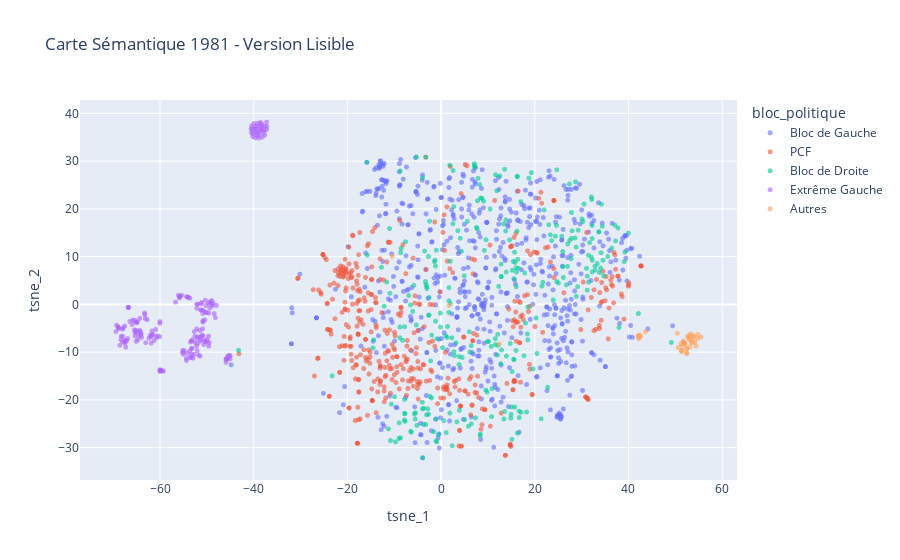

This figure's notebook cell:
### Code cell
import plotly.express as px

fig = px.scatter(
    df_final, x='tsne_1', y='tsne_2', 
    color='bloc_politique',  # Utilisez la version simplifiée !
    hover_name='titulaire-soutien', # Affiche le nom précis au survol
    opacity=0.6,
    title="Carte Sémantique 1981 - Version Lisible"
)
fig.update_traces(marker=dict(size=5))
fig.show()

### Figure 1 — Plotly figure (JSON) as saved in the notebook; plotly's stock layout.template omitted (floating-point values rounded to 4 significant figures; data arrays with more than 128 entries replaced by an {"elided": "..."} marker saying what was removed)
{"data": [{"hovertemplate": "<b>%{hovertext}</b><br><br>bloc_politique=Bloc de Gauche<br>tsne_1=%{x}<br>tsne_2=%{y}<extra></extra>", "hovertext": {"elided": "631 str values"}, "legendgroup": "Bloc de Gauche", "marker": {"color": "#636efa", "opacity": 0.6, "size": 5, "symbol": "circle"}, "mode": "markers", "name": "Bloc de Gauche", "showlegend": true, "type": "scattergl", "x": {"elided": "631 float values"}, "xaxis": "x", "y": {"elided": "631 float values"}, "yaxis": "y"}, {"hovertemplate": "<b>%{hovertext}</b><br><br>bloc_politique=PCF<br>tsne_1=%{x}<br>tsne_2=%{y}<extra></extra>", "hovertext": {"elided": "463 str values"}, "legendgroup": "PCF", "marker": {"color": "#EF553B", "opacity": 0.6, "size": 5, "symbol": "circle"}, "mode": "markers", "name": "PCF", "showlegend": true, "type": "scattergl", "x": {"elided": "463 float values"}, "xaxis": "x", "y": {"elided": "463 float values"}, "yaxis": "y"}, {"hovertemplate": "<b>%{hovertext}</b><br><br>bloc_politique=Bloc de Droite<br>tsne_1=%{x}<br>tsne_2=%{y}<extra></extra>", "hovertext": {"elided": "278 str values"}, "legendgroup": "Bloc de Droite", "marker": {"color": "#00cc96", "opacity": 0.6, "size": 5, "symbol": "circle"}, "mode": "markers", "name": "Bloc de Droite", "showlegend": true, "type": "scattergl", "x": {"elided": "278 float values"}, "xaxis": "x", "y": {"elided": "278 float values"}, "yaxis": "y"}, {"hovertemplate": "<b>%{hovertext}</b><br><br>bloc_politique=Extrême Gauche<br>tsne_1=%{x}<br>tsne_2=%{y}<extra></extra>", "hovertext": {"elided": "191 str values"}, "legendgroup": "Extrême Gauche", "marker": {"color": "#ab63fa", "opacity": 0.6, "size": 5, "symbol": "circle"}, "mode": "markers", "name": "Extrême Gauche", "showlegend": true, "type": "scattergl", "x": {"elided": "191 float values"}, "xaxis": "x", "y": {"elided": "191 float values"}, "yaxis": "y"}, {"hovertemplate": "<b>%{hovertext}</b><br><br>bloc_politique=Autres<br>tsne_1=%{x}<br>tsne_2=%{y}<extra></extra>", "hovertext": ["Front national", "Front national", "Front national", "Front national", "Front national", "Front national", "Front national", "Front national", "Front national", "Front national", "Front national", "Front national", "Front national", "Front national", "Front national", "Front national", "Front national", "Front national", "Front national", "Front national", "Front national", "Front national", "Front national", "Front national", "Front national", "Front national", "Front national", "Front national", "Front national", "Front national", "Front national", "Front national", "Front national", "Front national", "Front national", "Front national", "Front national", "Front national", "Front national", "Front national", "Front national", "Front national", "Front national", "Front national"], "legendgroup": "Autres", "marker": {"color": "#FFA15A", "opacity": 0.6, "size": 5, "symbol": "circle"}, "mode": "markers", "name": "Autres", "showlegend": true, "type": "scattergl", "x": [55.48, 54.79, 53.32, 42.56, 42.23, 42.18, 42.17, 42.44, 42.26, 42.07, 52.87, 53.69, 53.47, 53.95, 53.26, 12.38, 54.8, 51.32, 51.33, 54.18, 51.42, 51.53, 1.695, -10.41, 53.12, 53.06, 52.48, 51.7, 52.08, 52.01, 51.67, 51.94, 52.47, 54.42, 52.35, 52.4, 43.61, 53.97, 53.38, 50.61, 52.98, 50.42, 51.16, 52.59], "xaxis": "x", "y": [-6.827, -7.132, -6.165, -6.532, -6.478, -7.164, -6.513, -6.853, -6.85, -6.647, -6.469, -7.96, -7.57, -6.535, -6.721, -8.308, -6.282, -9.667, -9.867, -7.925, -9.606, -8.579, -0.2091, 10.13, -8.922, -7.202, -10.31, -7.759, -8.279, -8.03, -7.799, -8.182, -9.396, -8.695, -10.19, -9.148, -5.71, -6.89, -8.008, -9.015, -7.33, -6.033, -8.262, -6.804], "yaxis": "y"}], "layout": {"legend": {"title": {"text": "bloc_politique"}, "tracegroupgap": 0}, "title": {"text": "Carte Sémantique 1981 - Version Lisible"}, "xaxis": {"anchor": "y", "domain": [0, 1], "title": {"text": "tsne_1"}}, "yaxis": {"anchor": "x", "domain": [0, 1], "title": {"text": "tsne_2"}}}}
